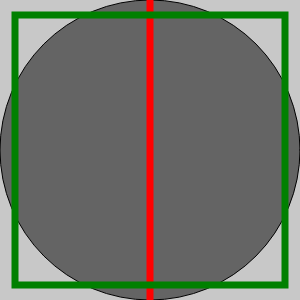
Frame 1 (no input)
Frame 60 (no input): identical to frame 1, image omitted
Frame 120 (the mouse pressed at the canvas centre since frame 60): identical to frame 1, image omitted

The p5.js sketch that drew this single still picture (run headless with seeded random() and noise() and a simulated clock; from frame 60 on, the mouse is pressed at the canvas centre):

// p5.js sketch
// ── sketch.js
function setup() {
  createCanvas(300, 300)
  background(200)
  fill(100)
  ellipse(width/2, height/2, width, height)
  stroke('red')
  strokeWeight(7)
  line(width/2, 0, width/2, height)
  noFill()
  strokeWeight(7);
  stroke('green');
  rect(15, 15, width-30, height-30);

}

function draw() {
}
